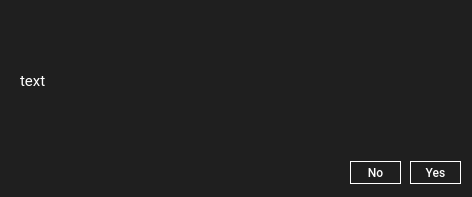
<?xml version="1.0" encoding="UTF-8"?>
<ui version="4.0">
 <class>Dialog</class>
 <widget class="QDialog" name="Dialog">
  <property name="geometry">
   <rect>
    <x>0</x>
    <y>0</y>
    <width>472</width>
    <height>197</height>
   </rect>
  </property>
  <property name="windowTitle">
   <string>Dialog</string>
  </property>
  <property name="styleSheet">
   <string notr="true">background-color: rgb(31, 31, 31);
color: rgb(255, 255, 255);</string>
  </property>
  <widget class="QLabel" name="text_label">
   <property name="geometry">
    <rect>
     <x>20</x>
     <y>20</y>
     <width>441</width>
     <height>121</height>
    </rect>
   </property>
   <property name="font">
    <font>
     <family>Roboto</family>
     <pointsize>11</pointsize>
    </font>
   </property>
   <property name="text">
    <string>text</string>
   </property>
  </widget>
  <widget class="QPushButton" name="yesButton">
   <property name="geometry">
    <rect>
     <x>410</x>
     <y>161</y>
     <width>51</width>
     <height>23</height>
    </rect>
   </property>
   <property name="font">
    <font>
     <family>Roboto Medium</family>
    </font>
   </property>
   <property name="styleSheet">
    <string notr="true">border :1px solid ;
border-top-color: rgb(255, 255, 255);
border-bottom-color: rgb(255, 255, 255);
border-right-color: rgb(255, 255, 255);
border-left-color: rgb(255, 255, 255);
</string>
   </property>
   <property name="text">
    <string>Yes</string>
   </property>
  </widget>
  <widget class="QPushButton" name="noButton">
   <property name="geometry">
    <rect>
     <x>350</x>
     <y>161</y>
     <width>51</width>
     <height>23</height>
    </rect>
   </property>
   <property name="font">
    <font>
     <family>Roboto Medium</family>
    </font>
   </property>
   <property name="styleSheet">
    <string notr="true">border :1px solid ;
border-top-color: rgb(255, 255, 255);
border-bottom-color: rgb(255, 255, 255);
border-right-color: rgb(255, 255, 255);
border-left-color: rgb(255, 255, 255);
</string>
   </property>
   <property name="text">
    <string>No</string>
   </property>
  </widget>
 </widget>
 <resources/>
 <connections/>
</ui>
